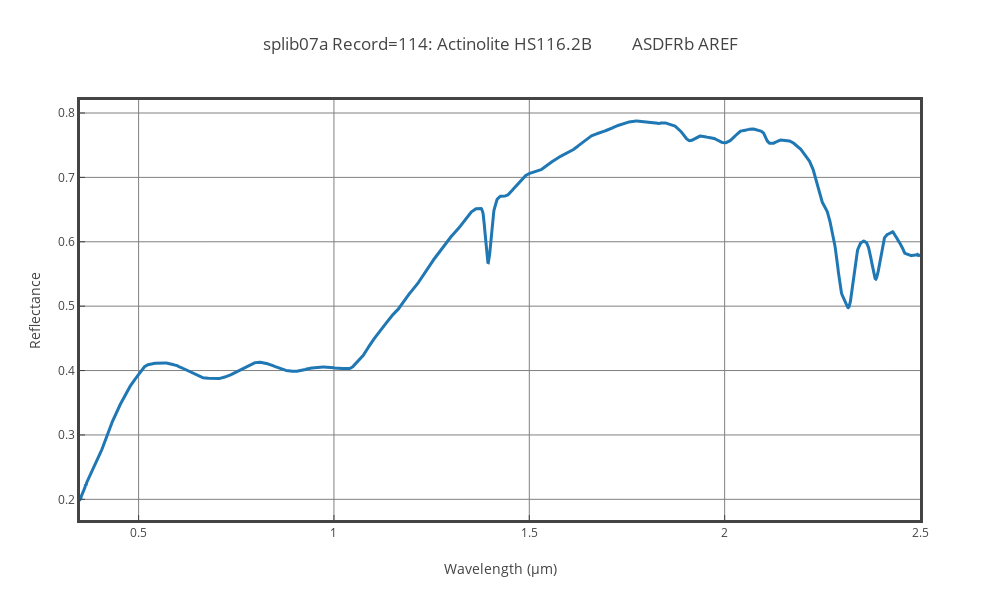

Source (notebook cell):
### Code cell
fig_wavelength = splib.plotly_wavelength(dict_wavelength)
fig_wavelength.show()

### Figure 1 — Plotly figure (JSON) as saved in the notebook; plotly's stock layout.template omitted (floating-point values rounded to 4 significant figures; data arrays with more than 128 entries replaced by an {"elided": "..."} marker saying what was removed)
{"data": [{"line": {"width": 3}, "name": " splib07a Record=114: Actinolite HS116.2B          ASDFRb AREF", "type": "scatter", "x": {"elided": "2151 float values"}, "y": {"elided": "2151 float values"}}], "layout": {"height": 600, "title": {"text": " splib07a Record=114: Actinolite HS116.2B          ASDFRb AREF"}, "width": 1000, "xaxis": {"autorange": true, "gridcolor": "gray", "gridwidth": 1, "linewidth": 3, "mirror": true, "range": [0.35, 2.5], "showgrid": true, "showline": true, "ticks": "inside", "title": {"text": "Wavelength (µm)"}, "type": "linear"}, "yaxis": {"autorange": true, "gridcolor": "gray", "gridwidth": 1, "linewidth": 3, "mirror": true, "range": [0.1679, 0.8202], "showgrid": true, "showline": true, "ticks": "inside", "title": {"text": "Reflectance"}, "type": "linear"}}}
